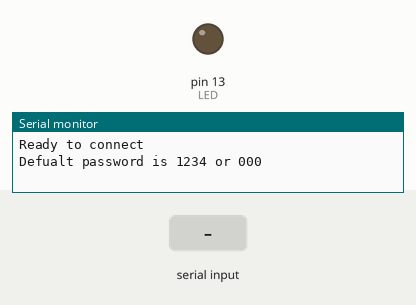
A sketch run on a simulated Arduino Uno, built with avr-gcc and run on an emulated ATmega328P. On the bench: output pins drawn as LEDs (lit = HIGH), the last lines printed to the serial monitor. The inputs (shaded band) are chosen by the test bench.

Above: at 1.2 s.
1.3 s: "1" received over the second serial link
At 2.4 s:
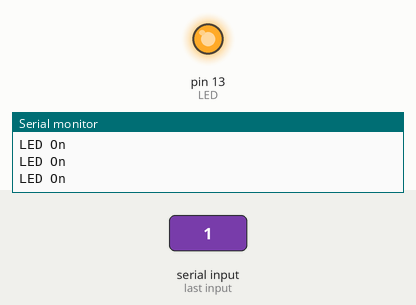
2.8 s: "0" received over the second serial link
At 3.8 s:
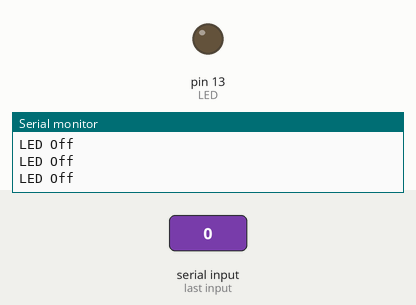
Timing chart, 0 to 5.8 s (numbered marks = the images above; inputs shaded):
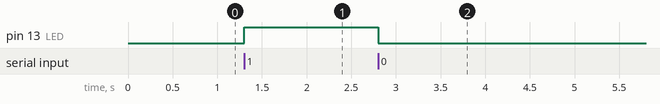

Measured:
- after the input at 1.3 s, pin 13 (LED): LOW → HIGH at once
- after the input at 2.8 s, pin 13 (LED): HIGH → LOW at once

The sketch:

001_ArduCar_Blue_LEDOnnOff.ino
```cpp
/*
HC05 - Bluetooth AT-Command mode
modified on 10 Feb 2019
by Saeed Hosseini
https://electropeak.com/learn/
*/
#include <SoftwareSerial.h>
SoftwareSerial MyBlue(2, 3); // RX | TX
int flag = 0;
int LED = 13;
void setup()
{
 Serial.begin(9600);
 MyBlue.begin(9600);
 pinMode(LED, OUTPUT);
 Serial.println("Ready to connect\nDefualt password is 1234 or 000");


}
void loop()
{
 if (MyBlue.available())
   flag = MyBlue.read();
 if (flag == '1')
 {
   digitalWrite(LED, HIGH);
   Serial.println("LED On");
   MyBlue.println("LED is ON");
 }
 else if (flag == '0')
 {
   digitalWrite(LED, LOW);
   Serial.println("LED Off");
   MyBlue.println("LED is OFF");
 }
}
```
